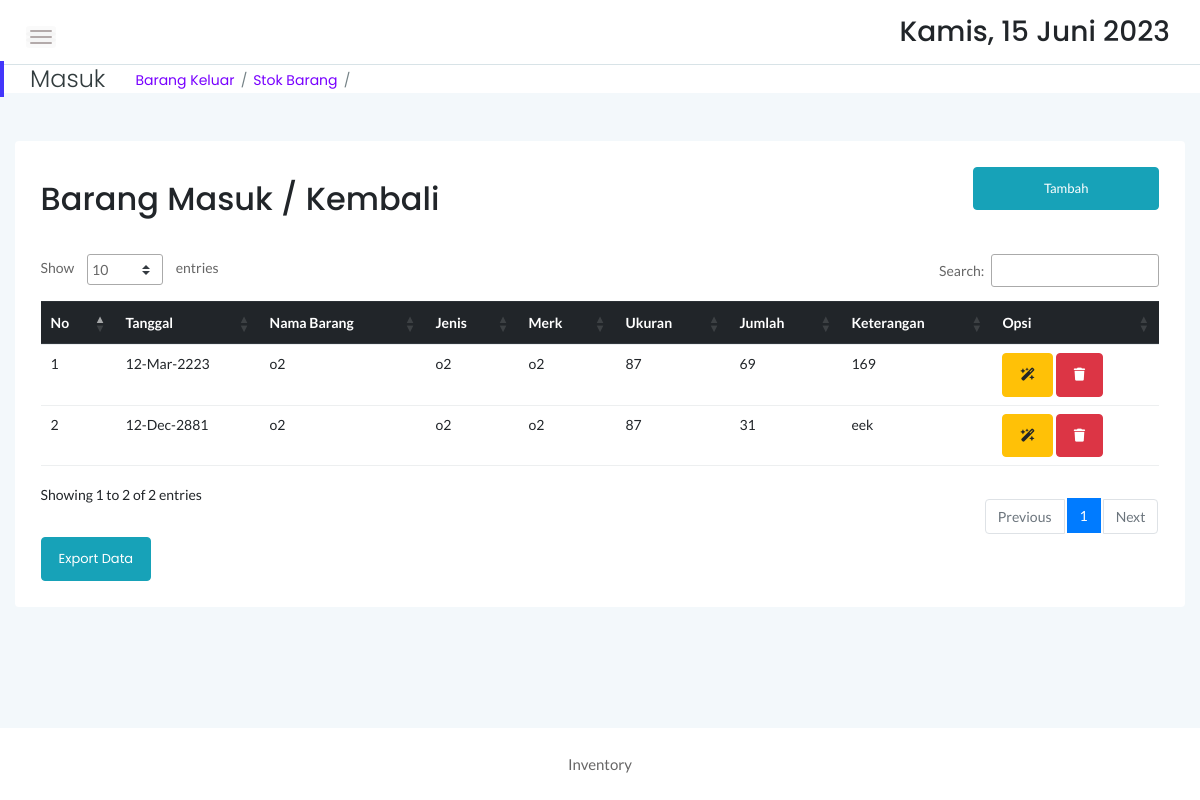
/stock/masuk.php (signed in), run on the app's committed database.
### tables this page shows
CREATE TABLE `sbrg_masuk` (
  `id` int(11) NOT NULL,
  `idx` int(11) NOT NULL,
  `tgl` date NOT NULL,
  `jumlah` int(11) NOT NULL,
  `keterangan` text NOT NULL
);

CREATE TABLE `sstock_brg` (
  `idx` int(11) NOT NULL,
  `nama` varchar(55) NOT NULL,
  `jenis` varchar(30) NOT NULL,
  `merk` varchar(40) NOT NULL,
  `ukuran` varchar(20) NOT NULL,
  `stock` int(12) NOT NULL,
  `satuan` varchar(10) NOT NULL,
  `lokasi` varchar(55) NOT NULL,
  `foto` varchar(255) NOT NULL
);

### stock/masuk.php (the view, shortened to what this page needs)
<!doctype html>
<html class="no-js" lang="en">
<?php
    include '../dbconnect.php';
	?>
<head>
    <link rel="stylesheet" href="assets/css/bootstrap.min.css">
    <link rel="stylesheet" href="assets/css/font-awesome.min.css">
    <link rel="stylesheet" href="https://cdnjs.cloudflare.com/ajax/libs/font-awesome/6.4.0/css/all.min.css">
    <link rel="stylesheet" href="assets/css/themify-icons.css">
    <link rel="stylesheet" href="assets/css/metisMenu.css">
    <link rel="stylesheet" href="assets/css/owl.carousel.min.css">
    <link rel="stylesheet" href="assets/css/slicknav.min.css">
    <link rel="stylesheet" href="https://www.amcharts.com/lib/3/plugins/export/export.css" type="text/css" media="all" />
	<link rel="stylesheet" type="text/css" href="https://cdn.datatables.net/1.10.19/css/jquery.dataTables.min.css">
    <link rel="stylesheet" type="text/css" href="https://cdn.datatables.net/1.10.19/css/jquery.dataTables.css">
    <link rel="stylesheet" type="text/css" href="https://cdn.datatables.net/1.10.18/css/dataTables.bootstrap4.min.css">
    <link rel="stylesheet" type="text/css" href="https://cdn.datatables.net/responsive/2.2.3/css/responsive.bootstrap.min.css">
    <link rel="stylesheet" type="text/css" href="https://cdn.datatables.net/responsive/2.2.3/css/responsive.jqueryui.min.css">
	<link rel="stylesheet" type="text/css" href="https://cdn.datatables.net/buttons/1.5.2/css/buttons.dataTables.min.css">
    <link rel="stylesheet" href="assets/css/typography.css">
    <link rel="stylesheet" href="assets/css/default-css.css">
    <link rel="stylesheet" href="assets/css/styles.css">
    <link rel="stylesheet" href="assets/css/responsive.css">
</head>
<body>
    <div class="page-container">
        <div class="main-content">
            <div class="header-area">
                <div class="row align-items-center">
                    <div class="col-md-6 col-sm-8 clearfix">
                        <div class="nav-btn pull-left">
                            <span></span>
                            <span></span>
                            <span></span>
                        </div>
                    </div>
                    <div class="col-md-6 col-sm-4 clearfix">
                        <ul class="notification-area pull-right">
                            <li><h3><div class="date">
						</b></div></h3>
						</li>
                        </ul>
                    </div>
                </div>
            </div>
            <div class="page-title-area">
                <div class="row align-items-center">
                    <div class="col-sm-6">
                        <div class="breadcrumbs-area clearfix">
                            <h4 class="page-title pull-left">Masuk</h4>
                            <ul class="breadcrumbs pull-left">
                                <li><a href="keluar.php">Barang Keluar</a></li>
                                <li><a href="stock.php">Stok Barang</a></li>
                            </ul>
                        </div>
                    </div>
                    <div class="col-sm-6 clearfix">
                    </div>
                </div>
            </div>
            <div class="main-content-inner">
                <div class="row mt-5 mb-5">
                    <div class="col-12">
                        <div class="card">
                            <div class="card-body">
                                <div class="d-sm-flex justify-content-between align-items-center">
									<h2>Barang Masuk / Kembali</h2>
									<button style="margin-bottom:20px" data-toggle="modal" data-target="#myModal" class="btn btn-info col-md-2"><span class="glyphicon glyphicon-plus"></span>Tambah</button>
                                </div>
                                <div class="market-status-table mt-4">
                                    <div class="table-responsive">
										 <table id="dataTable3" class="table table-hover"><thead class="thead-dark">
											<tr>
												<th>No</th>
												<th>Tanggal</th>
												<th>Nama Barang</th>
												<th>Jenis</th>
												<th>Merk</th>
												<th>Ukuran</th>
												<th>Jumlah</th>
												<th>Keterangan</th>
												<th>Opsi</th>
											</tr></thead><tbody>
											<?php
											$brg=mysqli_query($conn,"SELECT * from sbrg_masuk sb, sstock_brg st where st.idx=sb.idx order by sb.id DESC");
											$no=1;
											while($b=mysqli_fetch_array($brg)){
                                                $id = $b['id'];
												?>
												<tr>
													<td><?php echo $no++ ?></td>
													<td><?php $tanggals=$b['tgl']; echo date("d-M-Y", strtotime($tanggals)) ?></td>
													<td><?php echo $b['nama'] ?></td>
													<td><?php echo $b['jenis'] ?></td>
													<td><?php echo $b['merk'] ?></td>
													<td><?php echo $b['ukuran'] ?></td>
													<td><?php echo $b['jumlah'] ?></td>
													<td><?php echo $b['keterangan'] ?></td>
                                                    <td><button data-toggle="modal" data-target="#edit<?=$id;?>" class="btn btn-warning"><i class="fas fa-wand-magic-sparkles"></i></button> <button data-toggle="modal" data-target="#del<?=$id;?>" class="btn btn-danger"><i class="fas fa-trash"></i></button></td>
												</tr>
												<?php
											}
											?>
										</tbody>
										</table>
                                    </div>
									<a href="exportbrgmsk.php" target="_blank" class="btn btn-info">Export Data</a>
                                </div>
                            </div>
                        </div>
                    </div>
                </div>
            </div>
        </div>
        <footer>
            <div class="footer-area">
                <p>Inventory</p>
            </div>
        </footer>
    </div>
</body>
</html>

### stock/assets/css/styles.css (style rules this page uses)
.page-container { width: 100%; height: 100%; min-height: 100vh; padding-left: 280px; -webkit-transition: padding-left 0.3s ease 0s; transition: padding-left 0.3s ease 0s; }
.card { border: none; border-radius: 4px; background-color: #fff; -webkit-transition: all 0.3s ease 0s; transition: all 0.3s ease 0s; }
.card-body { padding: 25.6px; padding: 1.6rem; }
.main-content { width: 100%; background: #F3F8FB; }
.main-content-inner { padding: 0 30px 50px; }
.header-area { padding: 15px 30px; background: #fff; border-bottom: 1px solid #d8e3e7; }
.nav-btn { margin-right: 30px; margin-top: 10px; cursor: pointer; }
.nav-btn span { display: block; width: 22px; height: 2px; background: #b3aaaa; margin: 4px 0; border-radius: 15px; -webkit-transition: all 0.3s ease 0s; transition: all 0.3s ease 0s; box-shadow: 0 0 0 4px rgba(99, 96, 96, 0.03); }
.notification-area { -webkit-user-select: none; -moz-user-select: none; -ms-user-select: none; user-select: none; position: relative; z-index: 1; }
.notification-area li { display: inline-block; margin-left: 20px; cursor: pointer; -webkit-user-select: none; -moz-user-select: none; -ms-user-select: none; user-select: none; }
.page-title-area { padding: 0 30px; background: #fff; position: relative; }
.page-title-area:before { content: ''; position: absolute; left: 0; top: 50%; width: 4px; height: 36px; background: var(--primary-color); -webkit-transform: translateY(-50%); transform: translateY(-50%); }
.page-title { font-size: 24px; font-weight: 300; color: #313b3d; letter-spacing: 0; margin-right: 30px; }
ul.breadcrumbs { margin-top: 4px; }
.breadcrumbs li { display: inline-block; }
.breadcrumbs li a, .breadcrumbs li span { display: block; font-size: 14px; font-weight: 400; color: #7801ff; letter-spacing: 0; margin-right: 16px; position: relative; }
.breadcrumbs li a:before { content: '/'; color: #768387; position: absolute; right: -13px; top: 0; }
.market-status-table { overflow: hidden; }
.footer-area { text-align: center; padding: 23px 0 19px; background: #fff; }
.footer-area p { color: #676666; margin-bottom: 0; }
.btn { padding: 11px 17px; font-size: 13px; letter-spacing: 0; }
table tr th { border-bottom: none; }
table tr th, table tr td { border-top: 1px solid rgba(120, 130, 140, 0.13) !important; }
table.dataTable.no-footer { border-bottom: 1px solid rgba(120, 130, 140, 0.13) !important; }
table.dataTable thead th, table.dataTable thead td { border-bottom-color: transparent; }

### stock/assets/css/responsive.css (style rules this page uses)
@media (min-width: 1200px) and (max-width: 1364px) { .main-content-inner { padding: 0 15px 50px; } }
@media (min-width: 1200px) and (max-width: 1364px) { .page-container, .sbar_collapsed.page-container { padding-left: 0; } }

### data on the page
sbrg_masuk: tgl "12-Mar-2223", sstock_brg.nama "o2", sstock_brg.jenis "o2", sstock_brg.merk "o2", sstock_brg.ukuran "87", jumlah "69", keterangan "169"
sbrg_masuk: tgl "12-Dec-2881", sstock_brg.nama "o2", sstock_brg.jenis "o2", sstock_brg.merk "o2", sstock_brg.ukuran "87", jumlah "31", keterangan "eek"
